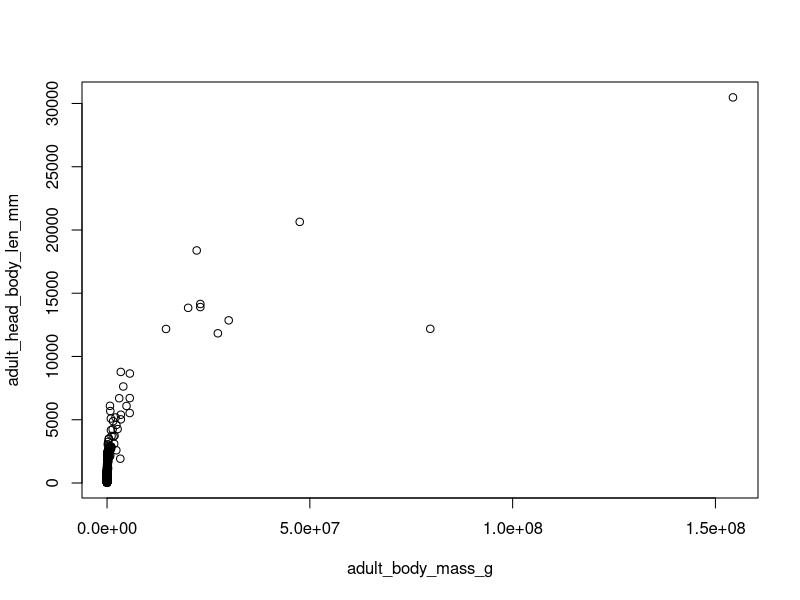
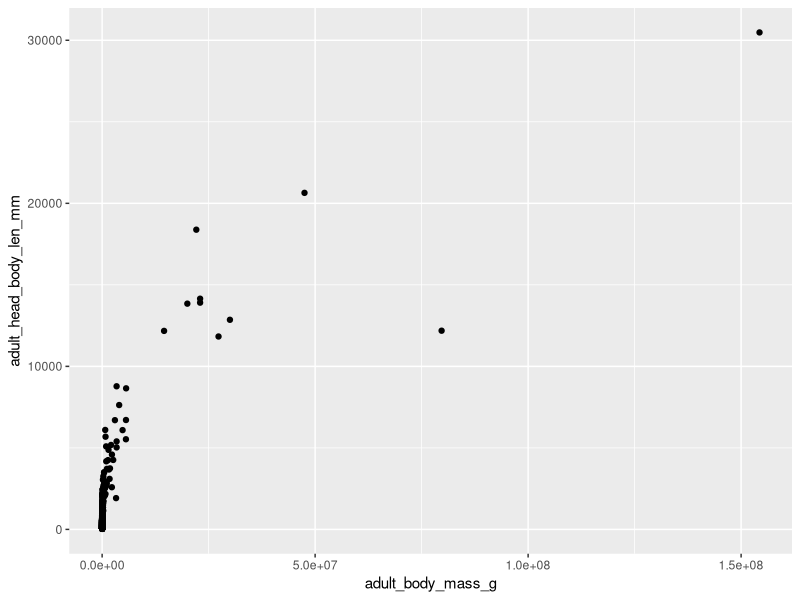
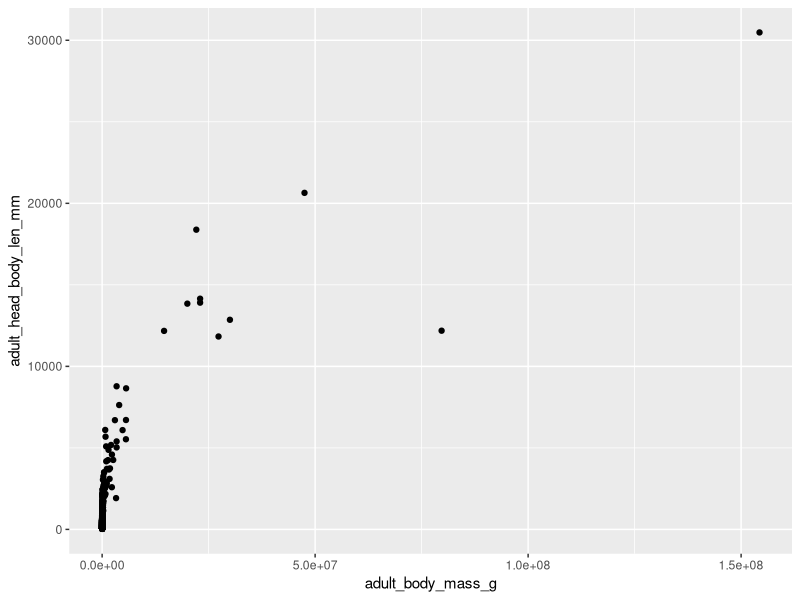
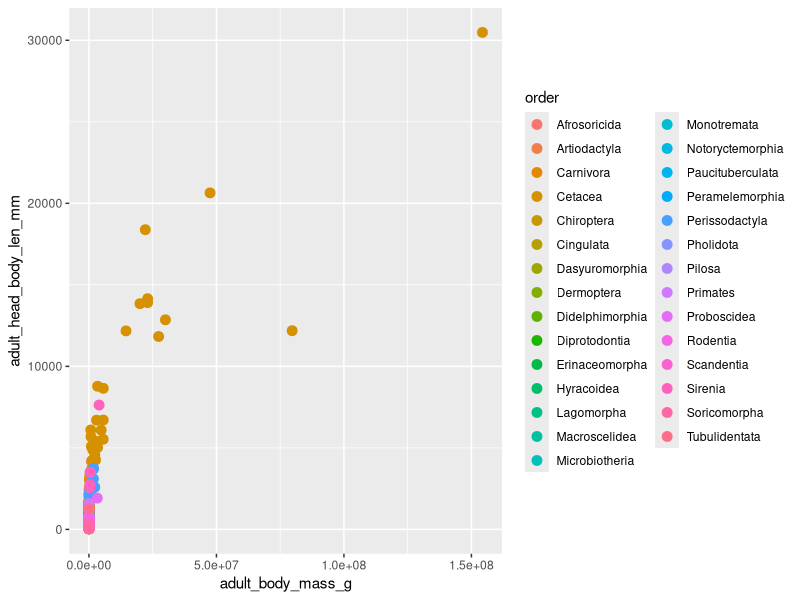
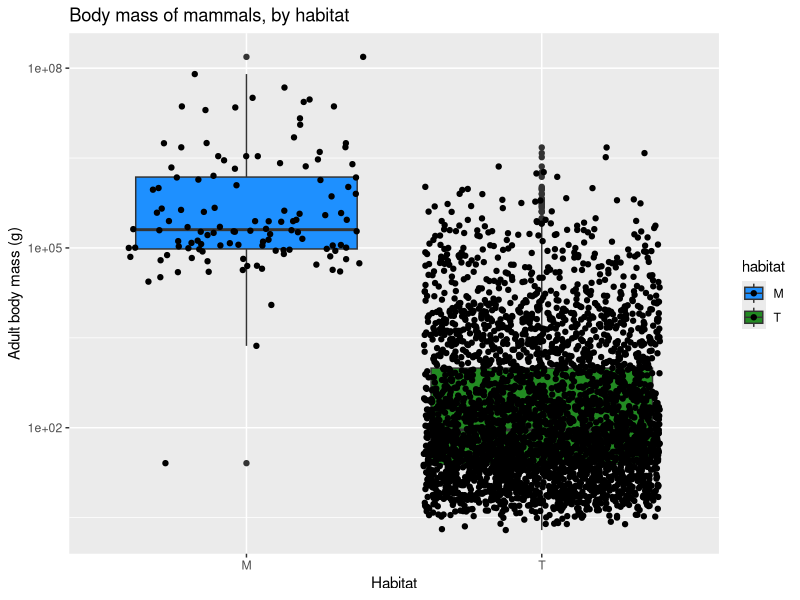
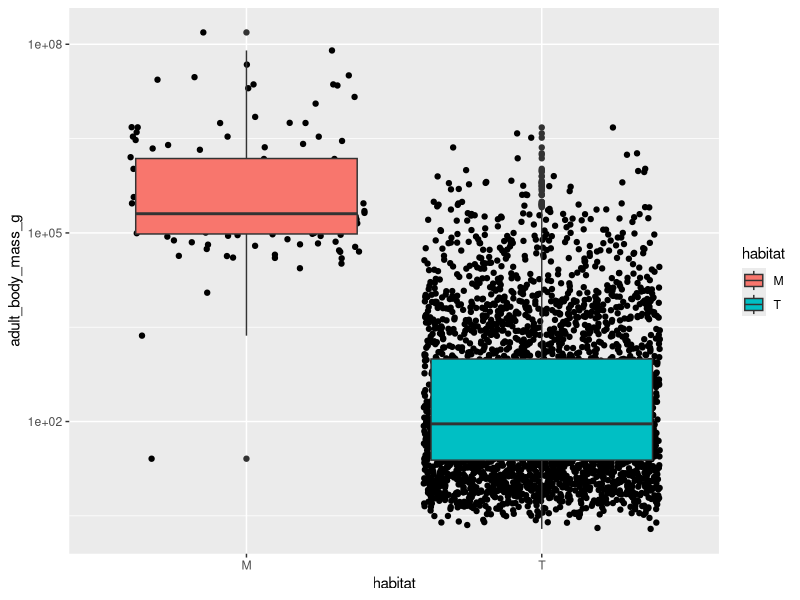
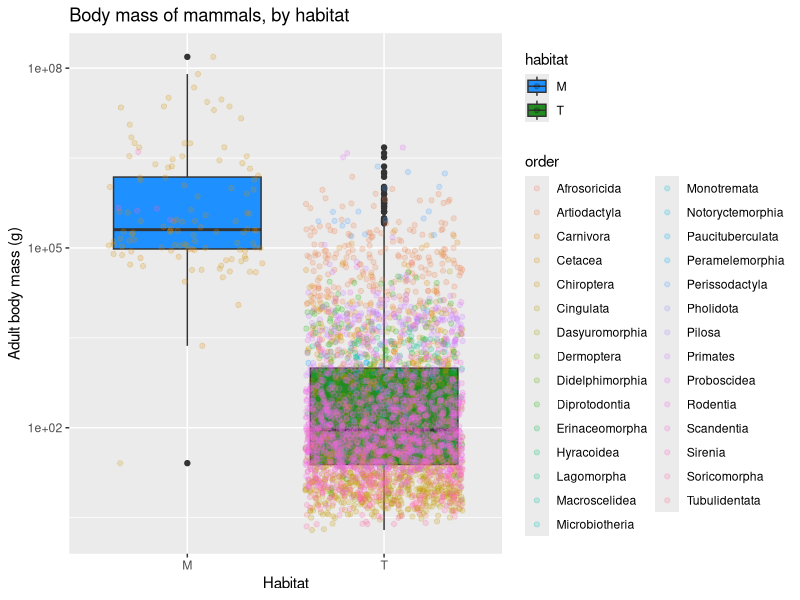
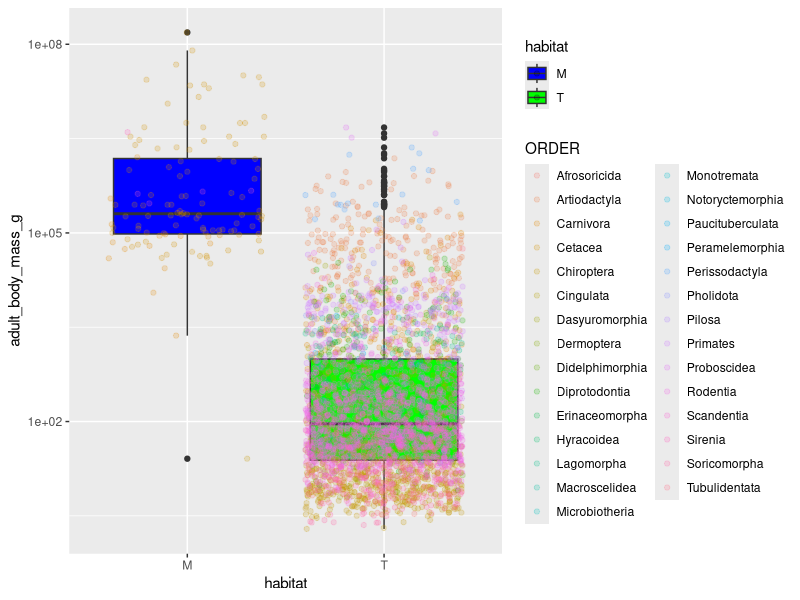

Write the R code that produced these figures, in order. (Note: this script raises an error after producing the figures.)
#ggplot and dplyr!!
colors()

install.packages("ggplot2")
library('ggplot2')
install.packages('dplyr')
library('dplyr')
getwd()
#setwd('directory')
mammals <- read.csv(file = "mammals.csv")
setwd('/Users/linyinglu/Desktop/workshop')
head(mammals)
glimpse(mammals) # using glimpse to know the dataset
View(mammals)
plot(adult_head_body_len_mm ~ adult_body_mass_g, data=mammals)
ggplot(data=mammals,aes(x=adult_body_mass_g, y=adult_head_body_len_mm)) +
  geom_point()
# 1, 2, 3
ggplot(data=mammals,aes(x=adult_body_mass_g, y=adult_head_body_len_mm))+
  geom_point()

ggplot(data=mammals,aes(x=adult_body_mass_g, y=adult_head_body_len_mm))+
  geom_point(size=3, aes(color=order))

glimpse(mammals)

tails <- filter(mammals, order == "Rodentia")
glimpse(tails)

large_tails <- filter(mammals, order == "Rodentia" | adult_body_mass_g > 100000)
glimpse(large_tails)

large_tails <- filter(mammals,order =="Rodentia" &  adult_body_mass_g > 10)
glimpse(large_tails)

tmammals <- filter(mammals, habitat == 'T')
colnames(tmammals)
View(arrange(tmammals, adult_body_mass_g))

ggplot(data=mammals, aes(x=habitat, y= adult_body_mass_g, fill = habitat))+ # foundational info for plot, set x and y
  geom_boxplot()+ #plot data as a boxplot
  geom_jitter()+ # add plot layer with jittered
  scale_y_log10()+ # make the y axis log scale
  scale_fill_manual(values = c("dodgerblue","forestgreen"))+ # manually set colors
  labs(x = "Habitat", y= "Adult body mass (g)", title ="Body mass of mammals, by habitat") # set axis and title names

ggplot(mammals,aes(x=habitat, y=adult_body_mass_g, fill = habitat))+
  geom_jitter()+
  geom_boxplot()+
  scale_y_log10()

ggplot(data=mammals, aes(x=habitat, y= adult_body_mass_g, fill = habitat))+ # foundational info for plot, set x and y
  geom_boxplot()+ #plot data as a boxplot
  geom_jitter(aes(x=habitat,y=adult_body_mass_g,col=order), alpha=0.2)+ # add plot layer with jittered
  scale_y_log10()+ # make the y axis log scale
  scale_fill_manual(values = c("dodgerblue","forestgreen"))+ # manually set colors
  labs(x = "Habitat", y= "Adult body mass (g)", title ="Body mass of mammals, by habitat") # set axis and title names

ggplot(data=mammals, aes(x=habitat, y= adult_body_mass_g, fill = habitat))+ # foundational info for plot, set x and y
  geom_boxplot()+ #plot data as a boxplot
  geom_jitter(aes(color = order), alpha=0.2)+ # add plot layer with jittered
  scale_y_log10()+ # make the y axis log scale
  scale_fill_manual(name = 'habitat',values = c("blue","green"))+ # manually set colors
  scale_color_discrete(name = 'ORDER')
#labs(x = "Habitat", y= "Adult body mass (g)", title ="Body mass of mammals, by habitat") # set axis and title names

#################
#
#
# back to Dplyr....
summary(mammals)
summarize(mammals, mean_mass = mean(adult_body_mass_g))

?mean
summarize(mammals, mean_mass = mean(adult_body_mass_g, na.rm = TRUE))
mean(mammals$adult_body_mass_g, na.rm = TRUE)

mammals_gound_order <- group_by(mammals, order)
glimpse(mammals_gound_order)
mammals_summarize <- summarize(mammals_gound_order, mean_mass = mean(adult_body_mass_g, na.rm = TRUE))

mammals_summarize
# add length colunm (mean)
mammals_summarize <- 
  summarize(mammals_gound_order, 
            mean_mass = mean(adult_body_mass_g, na.rm = TRUE),
            mean_len = mean(adult_head_body_len_mm, na.rm = TRUE))

mammals_summarize
# plot it
ggplot(mammals_summarize,aes(x=mean_mass, y= mean_len)) +
  geom_point()

# load dplyr

a <- c(1,2,3)
a
mean(a)
# is the same as

a %>% mean()
b <- range(a)
b
c <- diff(b) #difference from the bigest to smallest
c
c <- a %>%
  range() %>%
  diff() 
c

mammals_mutate <- 
mammals %>%
  # group by order
  group_by(order) %>%
  # find the mean mass and mean length for each order
mutate(mean_mass = mean(adult_body_mass_g, na.rm =TRUE),
          mean_len = mean(adult_head_body_len_mm, na.rm = TRUE))
glimpse(mammals_mutate)
mammals_mutate$mean_mass
mammals_mutate$norm_mass <- mammals_mutate$adult_body_mass_g/mammals_mutate$mean_mass
mammals_mutate$norm_mass


mammals_mutate %>%
  arrange(norm_mass)%>%
  glimpse()

mammals_mutate %>%
  arrange(desc(norm_mass)) %>%
  glimpse()

theme_set(theme_bw)


ggplot(mammals, aes(x=adult_head_body_len_mm,y = adult_body_mass_g)) # it's wrong

View(mammals)
#plot mean mass by mean length
ggplot(aes(x = mean_mass,y=mean_len)) + geom_point()

#scatterplot of weigth vs litter size
# but only with the orders "Rodentia", and "Cetacea"
# set the color of the points by order
# log-transform both axes
# use pipes
whales_n_tails = filter(mammals, order == "Rodentia" | order =="Cetacea")

whales_n_tails <- mammals %>%
  filter(order = "Rodentia" | order =="Cetacea") %>%
  ggplot(aes(x=adult_body_mass_g, y=litter_size)) + 
  geom_point()+
  scale_y_log10()+
  scale_x_log10()
  
whalse_n_tails <- filter(mammals, order == "Rodentia" | order =="Cetacea")
ggplot(whalse_n_tails,aes(x=adult_body_mass_g, y=litter_size)) + 
  geom_point()

ggplot(mammals, aes(x = adult_head_body_len_mm, y= adult_body_mass_g))+
  geom_point(aes(color = habitat))+
  facet_wrap(~order)

ggplot(mammals, aes(x = adult_head_body_len_mm, y= adult_body_mass_g))+
  geom_point(aes(color = order))+
  scale_y_log10()+
  scale_x_log10()+
  facet_grid(.~habitat)
  theme_grey()

ggsave("Mass_v_length1.pdf", height = 8, width = 6)  

ggsave("Mass_v_length2.pdf", height = 6, width = 8)













